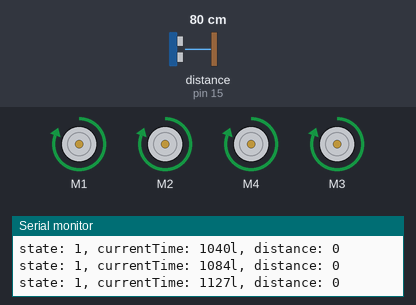
The sketch below on a simulated Arduino Uno, built with avr-gcc and run on an emulated ATmega328P. Parts: 4 × DC motor (green arrow = forward, orange = backward, longer = faster), the last lines printed to the serial monitor. Inputs (shaded band) come from the test bench; at power-on: distance to the obstacle (sensor on pin 15) 80 cm. The echo pulse lasts 58.3 µs per cm; random numbers use the default seed unless the sketch sets one.

Above: at 1.2 s.
1.3 s: distance to the obstacle (sensor on pin 15) set to 28 cm
4.3 s: distance to the obstacle (sensor on pin 15) set to 23 cm
At 5.0 s:
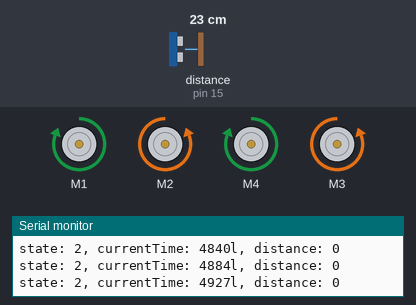
5.9 s: distance to the obstacle (sensor on pin 15) set to 35 cm
At 6.4 s:
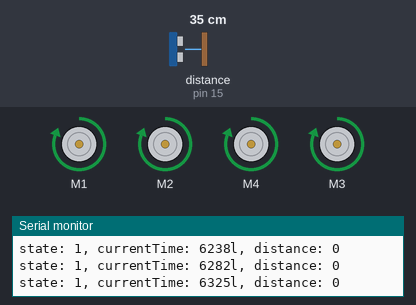
8.9 s: distance to the obstacle (sensor on pin 15) set to 2 cm
At 30.6 s:
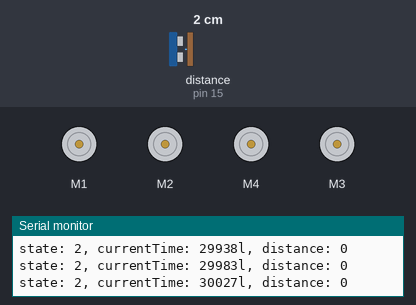
Timing chart, 0 to 31.5 s (numbered marks = the images above; inputs shaded):
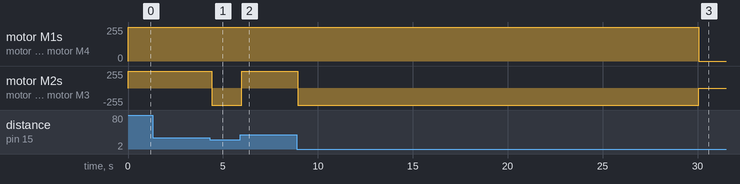

Measured:
- the behaviour switches between 26 and 25 cm on distance to the obstacle (sensor on pin 15) (found by bisection; images 0 and 1)
- after the input at 4.3 s, motor M2, motor M3: forward 255/255 → backward 255/255 after 0.11 s
- after the input at 5.9 s, motor M2, motor M3: backward 255/255 → forward 255/255 after 0.08 s

The sketch:

Meep.ino
```cpp
// (licence header left out)
/**
 * @file Meep.ino
 * @brief Arduino robot firmware
 * @author Vasanth Sarathy
 */

//-------------------------------------------
// DEVICE DRIVERS
/// Enable one driver in each category

/// Motor Controllers
#define ENABLE_ADAFRUIT_MOTOR_DRIVER
//#define ....
//#define ....

/// Distance Sensor
#define ENABLE_NEWPING_DISTANCE_SENSOR_DRIVER
//#define ....
//#define ....

/// Constants
#define TOO_CLOSE 25
#define MAX_DISTANCE (TOO_CLOSE * 20)
#define RUN_TIME 30

#ifdef ENABLE_ADAFRUIT_MOTOR_DRIVER
#include <Wire.h>
#include <Adafruit_MotorShield.h>
#include "adafruit_motor_driver.h"
#define LBWHEEL_INIT 1
#define RBWHEEL_INIT 2
#define RFWHEEL_INIT 3
#define LFWHEEL_INIT 4
#endif

#ifdef ENABLE_NEWPING_DISTANCE_SENSOR_DRIVER
#include <NewPing.h>
#include "newping_distance_sensor.h"
#define DISTANCE_SENSOR_INIT 14,15,MAX_DISTANCE
#endif
//---------------------------------------------

//-------------------------------------------
// DEBUGGING AND ERROR LOGGING
#define LOGGING
#include "logging.h"
//-------------------------------------------


//-------------------------------------------
// MOVING AVERAGE FILTER
#include "moving_average.h"
//-------------------------------------------

namespace Meep
{
	class Robot
	{
	public:
		/*
		 * @brief Class constructor for Robot
		 */
		Robot()
			: lbWheel(LBWHEEL_INIT), rbWheel(RBWHEEL_INIT),
			lfWheel(LFWHEEL_INIT), rfWheel(RFWHEEL_INIT),
			distanceSensor(DISTANCE_SENSOR_INIT), distanceAverage(MAX_DISTANCE)
		{
		}

 //---------------------------------------------------------------------------------------
		/*
		 * @brief Initialize Robot state
		 */
		 void initialize()
		 {
		 	// Initialize Motor Shield
		 	lbWheel.initializeDriver();

		 	//Calculating time
		 	endTime = millis() + RUN_TIME * 1000;
		 	move();

		 }

 //---------------------------------------------------------------------------------------
		 /*
		  * @brief update the state of the robot based on inputs from RasPi, sensors etc.
		  * Must be called repeatedly while the robot is in operation
		  */
		 void run()
		 {


		 	if (stopped())
		 		return;

		 	// More efficient to get these variables at the start of run()
		 	// and then later call it in the functions.
		 	unsigned long currentTime = millis();
		 	int distance = distanceAverage.add(distanceSensor.getDistance());
		 	log("state: %d, currentTime: %ul, distance: %u\n", state, currentTime, distance);


		 	if (doneRunning(currentTime))
		 		stop();
		 	else if (moving()) {
		 		if (obstacleAhead(distance))
		 			turn(currentTime);
		 	}
		 	else if (turning()) {
		 		if (doneTurning(currentTime, distance))
		 			move();
		 	}
		 }

//---------------------------------------------------------------------------------------
	protected:

	/*
	 * @brief stopped() checks if robot's current state is stateStopped
	 * @return TRUE if state = stateStopped, FALSE otherwise
	 */
	bool stopped()
	{
		return (state == stateStopped);
	}

	/*
	 * @brief doneRunning() checks if robot was running for a predetermined amount of time
	 * @param time limit (e.g., 30 seconds)
	 * @return TRUE if time limit has expired, and FALSE otherwise
	 */
	bool doneRunning(unsigned long currentTime)
	{
		return (currentTime >= endTime);
	}

	/*
	 * @brief stop() changes state to stateStopped
	 *
	 */
	void stop()
	{
		lbWheel.setSpeed(0);
      	rbWheel.setSpeed(0);
     	lfWheel.setSpeed(0);
     	rfWheel.setSpeed(0);
		state = stateStopped;
	}


	/*
	 * @brief moving() checks if the robot's current state is stateMoving
	 * @return TRUE if state = stateMoving, FALSE otherwise
	 */
	bool moving()
 	{
 		return (state == stateMoving);
 	}

	/*
	 * @brief obstacleAhead() checks if an obstacle is in front
	 * @param distanceAverage
	 * @return TRUE if distanceAverage < TOO_CLOSE, FALSE otherwise
	 */
	bool obstacleAhead(unsigned int distance)
	{
		return (distance <= TOO_CLOSE);
	}

	/*
	 * @brief turn() initiates turn and changes state to stateTurning
	 */
	 void turn(unsigned long currentTime)
	 {
	 	if (random(2) == 0)
	 	{
	 		//Turn Left
	 		lbWheel.setSpeed(-255);
     		lfWheel.setSpeed(-255);

     		rbWheel.setSpeed(255);
     		rfWheel.setSpeed(255);
	 	}
	 	else
	 	{
	 		//Turn right
	 		lbWheel.setSpeed(255);
     		lfWheel.setSpeed(255);

          	rbWheel.setSpeed(-255);
     		rfWheel.setSpeed(-255);
	 	}
	 	state = stateTurning;
	 	endStateTime = currentTime + random(500,1000);
	 }

	/*
	 * @brief turning() checks if current state is stateTurning
	 * @return TRUE if state = stateTurning, FALSE otherwise.
	 */
	bool turning()
	{
		return (state == stateTurning);
	}

	/*
	 * @brief doneTurning() checks if turning process complete
	 * @return TRUE if maneuver is complete and FALSE if not.
	 */
	bool doneTurning(unsigned long currentTime, unsigned int distance)
	 {
	 	if (currentTime >= endStateTime)
	 		return (distance > TOO_CLOSE);
	 	return false;
	 }


	/*
	 * @brief move() changes the robot state to stateMoving
	 */
	void move()
	{
		lbWheel.setSpeed(255);
      	rbWheel.setSpeed(255);
     	lfWheel.setSpeed(255);
     	rfWheel.setSpeed(255);
		state = stateMoving;
	}


//---------------------------------------------------------------------------------------
	private:

		//Set the motor variables of class Motor
		Motor lbWheel;
        Motor rbWheel;
        Motor lfWheel;
        Motor rfWheel;

        // Set the variable of the distance sensor
        DistanceSensor distanceSensor;

        //Enum creates a user defined enumerated type with two possible values
        enum state_t { stateStopped, stateMoving, stateTurning };
        state_t state;

        /*
         * Variable to count.
         * Time units returned by the function millis()
         */
        unsigned long startTime;

        //Declare MovingAverage object. Note the window size of 3
        MovingAverage<unsigned int, 3> distanceAverage;

        //Variable to track time. See constant RUN_TIME at the top
        unsigned long endTime;
        unsigned long endStateTime;

	};
};

Meep::Robot robot;

void setup()
{
	Serial.begin(9600);
	robot.initialize();
}

void loop()
{
	robot.run();
}
```

distance_sensor.h
```cpp
/**
 * @file distance_sensor.h
 * @brief Distance sensor driver
 * Idea is to use this with any kind of distance sensor
 * Generic interface for Ultrasonic, IR, etc.
 * @author Vasanth Sarathy
 */

 namespace Meep
 {
 	class DistanceSensorDriver
 	{
 	public:
 		/*
 		 * @brief Constructor class for distance sensor
 		 * @param distance The maximum distance in centimeters that needs to be tracked
 		 */
 		DistanceSensorDriver(unsigned int distance)
 			: maxDistance(distance)
 		{
 		}

 		/*
 		 * @brief Method for returning the distance to the nearest object in centimeters
 		 * @return the distance to the closest object in centimeters
 		 * or maxDistance if no object was detected
 		 */
 		virtual unsigned int getDistance() = 0;

 	// Variables private to the outside but accessible to subclasses
 	protected:
 		unsigned int maxDistance;
 	};

 };
```

logging.h
```cpp
/*
 * @file logging.h
 * @brief File to log useful variables during debugging
 * To utilize the logging features, use "#define LOGGING" in your main file (e.g., <name>.ino)
 * @author Vasanth Sarathy
 */

// Check if LOGGING is defined
#ifdef LOGGING

// logging is enabled
#include <stdarg.h>


void log(char* format, ...)
{
	char line[1024];
	va_list args;
	va_start(args, format);
	vsnprintf(line, sizeof(line), format, args);
	va_end(args);
	Serial.print(line);
}

#else

// logging is disabled
#define log(...)

#endif
```

moving_average.h
```cpp
/**
 * @file moving_averag.h
 * @brief Helper class that maintains a moving average over a set of samples.
 * Like a model for other classes to be constructed
 * The reason is because moving average can be calculated for many different types of samples.
 * @author Vasanth Sarathy
 */

// Note: N is the window size of the moving average filter.
// V is template argument that represents the 'type' of the samples coming in (e.g., int, float, etc.)
 template <typename V, int N> class MovingAverage
 {
 public:
 	/*
 	 * @brief Class constructor
 	 * @param default value to initialize the average
 	 */
 	 MovingAverage(V def = 0) : sum(0), p(0)
 	 {
 	 	for (int i = 0; i < N; i++) {
			samples[i] = def;
			sum += samples[i];
		}
 	 }

 	 /*
 	  * @brief Add new sample.
 	  * @param V is the type of input samples, and new_sample is the new sample to add to filter
 	  * @return the updated average
 	  */
 	 V add(V new_sample)
 	 {
 	 	sum = sum - samples[p] + new_sample;
 	 	samples[p++] = new_sample;
 	 	if (p >= N)
 	 		p = 0;
 	 	return sum/N;
 	 }


 private:
 	V samples[N];
 	V sum;
 	V p;
 };


 // Example usage to create an instance
 /*
	MovingAverage<unsigned int, 3> average;
 */


// Example usage in .ino files
/*

(1) #include "moving_average.h"

(2) declare MovingAverage object in private section of the main Robot class
	private:
		MovingAverage<unsigned int, 3> distanceAverage;

(3) Initialize it in the Robot constructor to not detect an obstacle at the start.
	Robot()
	:	bla, bla, bla, distanceAverage(MAX_DISTANCE)

(4) Change the run() function
	int distance = distanceAverage.add(distanceSensor.getDistance());

The idea is to not simply compare raw distance measurement against "TOO_CLOSE", but
to compare "distanceAverage" with "TOO_CLOSE"

*/
```

newping_distance_sensor.h
```cpp
/**
 * @file newping_distance_sensor.h
 * @brief Driver for distance sensors supported by NewPing.h library
 * @author Vasanth Sarathy
 */

 #include "distance_sensor.h"

 namespace Meep
 {
 	/*
 	 * @brief Constructor class for the Distance Sensor
 	 */
 	class DistanceSensor : public DistanceSensorDriver
 	{
 	public:
 		DistanceSensor(int triggerPin, int echoPin, unsigned int maxDistance)
 			: DistanceSensorDriver(maxDistance), sensor(triggerPin, echoPin, maxDistance)
 		{
 		}

	 	virtual	unsigned int getDistance()
 		{
 			int distance = sensor.ping_cm();
 			if (distance <= 0)
 				return maxDistance;
 			return distance;
 		}

 	private:
 		NewPing sensor;
 	};
 };
```

adafruit_motor_driver.h
```cpp
/**
 * @file adafruit_motor_driver.h
 * @brief Motor device driver for the Adafruit Motor Shield v2.0
 * Builds off of the motor_driver.h file
 * (1) Creates constructor for Motor class
 * (2) Implements the Adafruit-specific setSpeed() method
 * (3) Implements the Adafruit-specific getSpeed() method
 * Note: To stack motorshields, will need to write a separate driver.
 * @author Vasanth Sarathy
 */

// Including this to use the MotorDriver class
#include "motor_driver.h"

namespace Meep
{
	// Define Motor class inherits from MotorDriver
	class Motor : public MotorDriver
	{
	public:
		/*
	 	 * @brief Constructor method for the Motor class
	 	 * @param Number for DC motor port (from 1 to 4)
	 	 * To construct each motor, a motorshield object is to be created
	 	 */
		Motor(int number)
			: MotorDriver(), motor(), currentSpeed(0)
		{
			AFMS = Adafruit_MotorShield();
			motor = AFMS.getMotor(number);
		}

		void setSpeed(int speed)
		{
			currentSpeed = speed;
			if (speed >= 0) {
				motor->setSpeed(speed);
				motor->run(FORWARD);
			}
			else {
				motor->setSpeed(-speed);
				motor->run(BACKWARD);
			}
		}

		int getSpeed() const
		{
			return currentSpeed;
		}

		void initializeDriver()
		{
			// Adafruit MotorShield v2 requires initialization.
			// Consider moving this outside Motor class.
			AFMS.begin();
		}

	private:
		Adafruit_MotorShield AFMS;
		Adafruit_DCMotor *motor;
		int currentSpeed;

	};
};
```

motor_driver.h
```cpp
/**
 * @file motor_driver.h
 * @brief Motor device driver definition for the Meep robot.
 * The idea is to abstract motor driver properties to work with any motor driver.
 * See adafruit_motor_driver.h for the specific implementation of using this file.
 * @author Vasanth Sarathy
 */

namespace Meep
{
	class MotorDriver
	{
	public:

		/*
		 * @brief Controls the speed of the motors
		 * @param The speed of the motor.
		 *  Valid values are between -255 and 255.
		 *  Positive values to run motor forward
		 *  Negative values to run motor backward
		 *  Zero to stop the motor
		 */
		virtual void setSpeed(int speed) = 0;

		/*
		 * @brief Obtains the current speed of the motors
		 * @return The current speed of the motor in the range of -255 to 255.
		 */
		virtual int getSpeed() const = 0;

		/*
		 * @brief Initializes the Motor Controller
		 * Initialization is needed for certain motorshields like Adafruit v2
		 */
		virtual void initializeDriver() = 0;
	};

};

/*
 * Notes: Virtual means that the methods can be overwritten by a subclass
 * The "=0" at the end of the method declarations and so in combination with
 * the virtual keyword imply that the methods do not have an implementation.
 */
```
